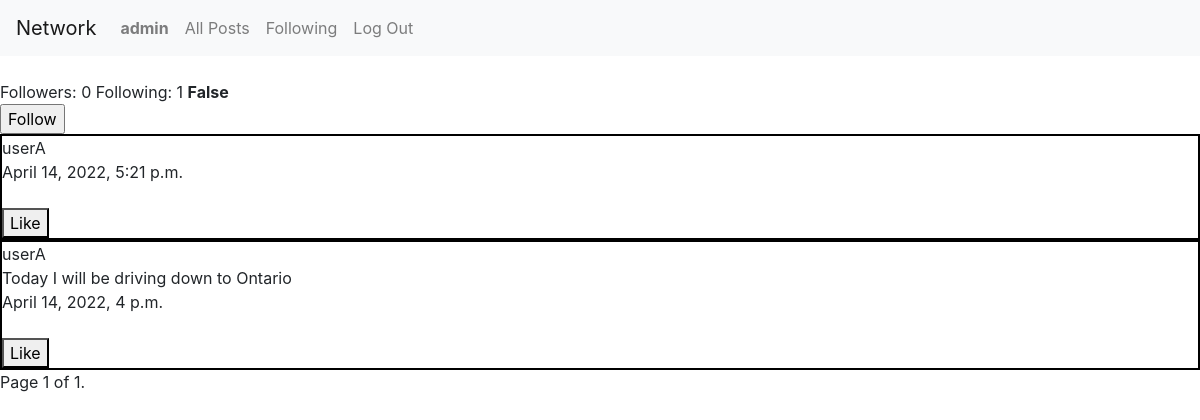
Page /user/userA (signed in) on the earlier database version.
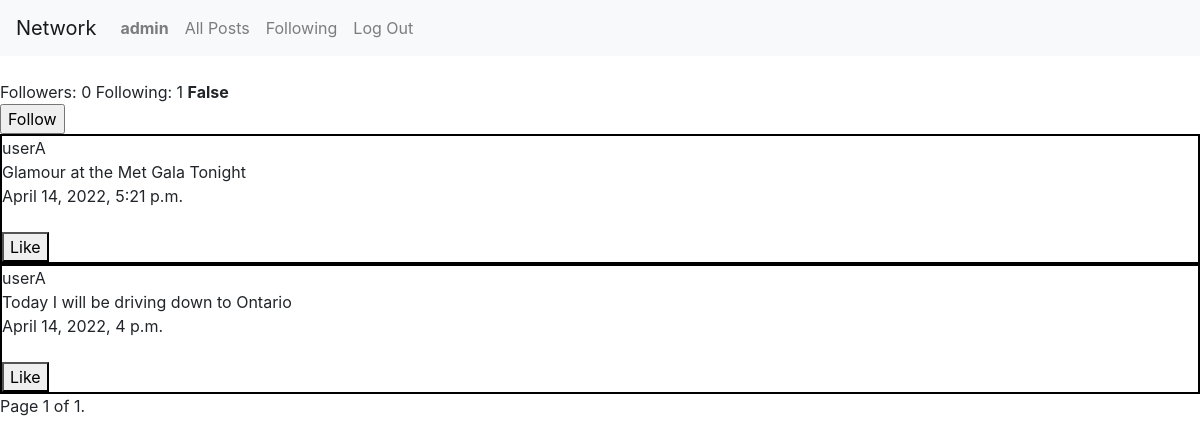
Same page on the later database version.
### network/models.py (models this page shows, shortened)
class Post(models.Model):
    user = models.ForeignKey("User", on_delete=models.CASCADE)
    body = models.TextField(blank=True)
    date = models.DateTimeField(auto_now_add=True)

class User(AbstractUser):
    pass

### network/views.py (the view, shortened to what this page needs)
# urls.py: path("user/<str:username>", views.profile, name="profile"),
def profile(request, username):
    viewed_user = User.objects.get(username=username)
    logged_in_user = request.user
    ifFollows = Follower.objects.filter(following=logged_in_user, followed=viewed_user ).exists()
    p = Paginator(Post.objects.filter(user=viewed_user).order_by("-date"),10)
    page = request.GET.get('page')
    posts = p.get_page(page)
    following_count = Follower.objects.filter(following=viewed_user).count
    followed_count = Follower.objects.filter(followed=viewed_user).count
    return render(request,"network/profile.html", {"current_user": logged_in_user,
                                                    "viewed_user": viewed_user,
                                                    "posts": posts,
                                                    "following_count": following_count,
                                                    "followed_count":followed_count,
                                                    "ifFollows":ifFollows})

### network/templates/network/profile.html (shortened to what this page needs)
{% extends "network/layout.html" %}
{% load static %}
{% block body %}
<br>
Followers: {{followed_count}}
Following: {{following_count}}
<strong>{{ifFollows}}</strong>
<form action="" method="post">
    {%if ifFollows%}
    <input type="submit" name="submit" id="follow-button" value="Unfollow">
    {%else%}
    <input type="submit" name="submit" id="follow-button" value="Follow">
    {%endif%}
</form>
{% for post in posts%}
<div  style ="border: solid black 2px;">
<div>{{post.user}}</div>
<div>{{post.body}}</div>
<div>{{post.date}}</div><br>
<button class="like-button" data-id="{{post.id}}" id="button-{{post.id}}" type="button">Like</button>
</div>
{% endfor %}
<div class="pagination">
    <span class="step-links">
        <span class="current">
            Page {{ posts.number }} of {{ posts.paginator.num_pages }}.
        </span>
    </span>
</div>
{% endblock %}

Differences in the rows shown:
changed Post: body (not shown) → "Glamour at the Met Gala Tonight"
